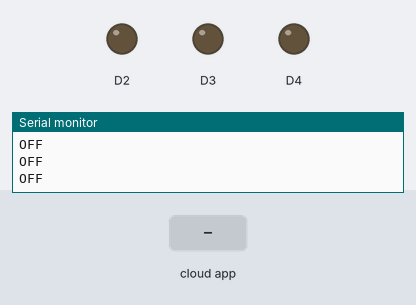
This sketch was run on a simulated Arduino MKR. On the bench: output pins drawn as LEDs (lit = HIGH), the last lines printed to the serial monitor. Inputs (shaded band) come from the test bench. WiFi joins after 1.5 s; servers stay silent unless stated; the Firebase database answers and starts empty.

Above: at 2.8 s.
2.9 s: the phone or cloud app sets status to RED
At 3.6 s:
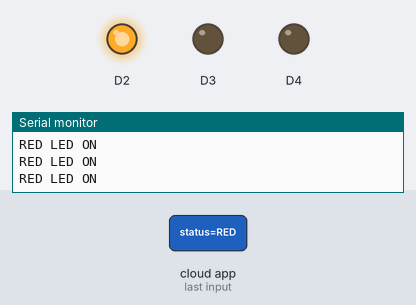
4.5 s: the phone or cloud app sets status to YELLOW
At 4.8 s:
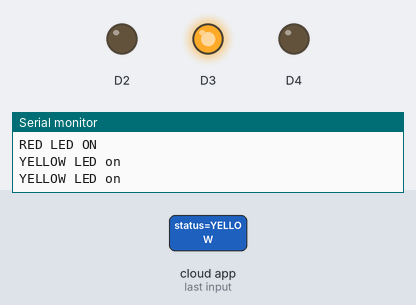
6.0 s: the phone or cloud app sets status to GREEN
At 7.2 s:
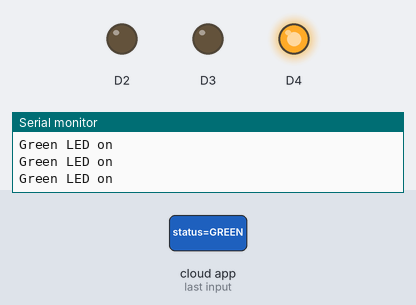
7.5 s: the phone or cloud app sets status to OFF
At 8.4 s:
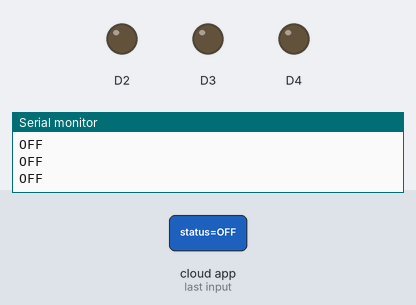
Timing chart, 0 to 10.0 s (numbered marks = the images above; inputs shaded):
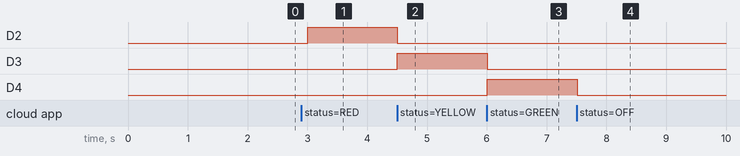

The sketch:

Task4.2D.ino
```cpp
#include <Arduino.h>
#include <WiFiNINA.h>
#include <ArduinoJson.h>
#include <Firebase_Arduino_WiFiNINA.h>

#define FIREBASE_HOST "sit210task-default-rtdb.firebaseio.com"
#define FIREBASE_AUTH "5Ovjb2cSEMiYZDYxHLqFi9Z8XRe9Xfi69iHqNmOY"

char ssid[] = "Sohil\342\200\231s iPhone";
char pass[] = "9996665842";

FirebaseData object;
String path = "/status/status";

void setup()
{
  Serial.begin(9600);
  pinMode(2, OUTPUT);
  pinMode(3, OUTPUT);
  pinMode(4, OUTPUT);

  while (WiFi.begin(ssid, pass) != WL_CONNECTED)
  {
    // failed, retry
    Serial.print(".");
    delay(5000);
  }

  Serial.print("You're connected to the ");
  Serial.println(ssid);
  Serial.print("WiFi localIP: ");
  Serial.println(WiFi.localIP());
  Serial.println();

  Firebase.begin(FIREBASE_HOST, FIREBASE_AUTH, ssid, pass);
  Firebase.reconnectWiFi(true);

  if (Firebase.setString(object, path, "OFF"))
  {
    Serial.println("OK");
  }
  else
  {
    Serial.println("Error: " + object.errorReason());
  }
}

void loop()
{
  if (Firebase.getString(object, path))
  {
    if (object.stringData() == "RED")
    {
      digitalWrite(2, HIGH);
      digitalWrite(3, LOW);
      digitalWrite(4, LOW);
      Serial.println("RED LED ON");
    }
    else if (object.stringData() == "YELLOW")
    {
      digitalWrite(2, LOW);
      digitalWrite(3, HIGH);
      digitalWrite(4, LOW);
      Serial.println("YELLOW LED on");
    }
    else if (object.stringData() == "GREEN")
    {
      digitalWrite(3, LOW);
      digitalWrite(2, LOW);
      digitalWrite(4, HIGH);
      Serial.println("Green LED on");
    }
     else if (object.stringData() == "OFF")
    {
      digitalWrite(3, LOW);
      digitalWrite(2, LOW);
      digitalWrite(4, LOW);
      Serial.println("OFF");
    }

  }
  else
  {
    Serial.println("Error");
  }
}
```

Measured:
- after the input at 2.9 s, D2: LOW → HIGH after 0.10 s
- after the input at 4.5 s, D2: HIGH → LOW at once; D3: LOW → HIGH at once
- after the input at 6.0 s, D3: HIGH → LOW at once; D4: LOW → HIGH at once
- after the input at 7.5 s, D4: HIGH → LOW at once
